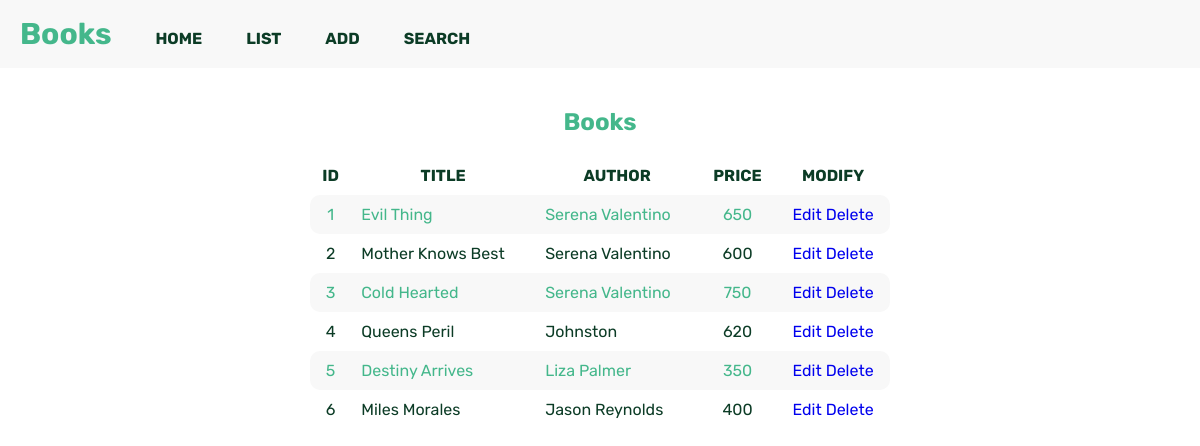
The app's page /books/list with its own data.
### books/models.py (models this page shows, shortened)
class Book(models.Model):
    title = models.CharField(max_length=30, unique=True, null=False)
    author = models.CharField(max_length=30, null=False)
    price = models.IntegerField(null=False)
    class Meta:
        db_table = 'books'

### books/views.py (the view)
# urls.py: path('list', views.book_list),
def book_list(request):
    books = Book.objects.all()
    return render(request, 'list.html', {'books': books})

### books/templates/list.html
{% extends "index.html" %}
{% block body %}
<h2 style="text-align: center">Books</h2>
{% if books %}
<table>
    <tr>
        <th>ID</th>
        <th>TITLE</th>
        <th>AUTHOR</th>
        <th>PRICE</th>
        <th>MODIFY</th>
    </tr>
    {% for i in books %}
    <tr>
        <td style="border-radius: 10px 0px 0px 10px">{{i.id}}</td>
        <td style="text-align: left">{{i.title}}</td>
        <td style="text-align: left">{{i.author}}</td>
        <td>{{i.price}}</td>
        <td style="border-radius: 0px 10px 10px 0px">
            <a href="/books/edit/{{i.id}}">Edit</a>
            <a href="/books/delete/{{i.id}}" onclick="confirm('Do you want to delete the book')">Delete</a>
        </td>
    </tr>
    {% endfor %}
</table>
{% else %}
<h3>Sorry! could not retrieve details of books</h3>
{% endif %}
{% endblock %}

### books/templates/index.html (shortened to what this page needs)
<!DOCTYPE html>
<html lang="en">
{% load static %}
<head>
    <link rel="stylesheet" href="{% static 'styles.css' %}">
</head>
<body>
    <header class="menu">
        <nav class="menu_link">
            <ul>
                <li style="padding-left:0px"><a href="/books/home"><h2 style="font-size:30px; margin: 0px">Books</h2></a></li>
                <li><a href="/books/home">HOME</a></li>
                <li><a href="/books/list">LIST</a></li>
                <li><a href="/books/add">ADD</a></li>
                <li><a href="/books/search">SEARCH</a></li>
            </ul>
        </nav>
    </header>
    <div style="padding:20px">
        {% block body %}
        {% endblock %}
    </div>
</body>
</html>

### books/static/styles.css (style rules this page uses)
body { font-family: 'Rubik'; margin: 0px; }
a { text-decoration: none; }
h2 { color: #44B78B; }
table { border-collapse: collapse; width: 50%; margin: 0px auto; text-align: center; }
th, td { padding: 10px; }
tr:nth-child(even) { color: #44B78B; background-color: #F8F8F8; }
tr:nth-child(odd) { color: #0C3C26; }
.menu { display: flex; justify-content: flex-start; align-items: center; padding: 0px 20px; background-color: #F8F8F8; z-index: 100; top: 0px; }
.menu ul { padding: 0px; list-style: none; }
.menu_link li { display: inline-block; padding: 0px 20px; }
.menu_link li a { transition: .2s ease; color: #0C3C26; font-size: 16px; font-weight: bold; }

### records on screen
Book: id "1", title "Evil Thing", author "Serena Valentino", price "650"
Book: id "2", title "Mother Knows Best", author "Serena Valentino", price "600"
Book: id "3", title "Cold Hearted", author "Serena Valentino", price "750"
Book: id "4", title "Queens Peril", author "Johnston", price "620"
Book: id "5", title "Destiny Arrives", author "Liza Palmer", price "350"
Book: id "6", title "Miles Morales", author "Jason Reynolds", price "400"
